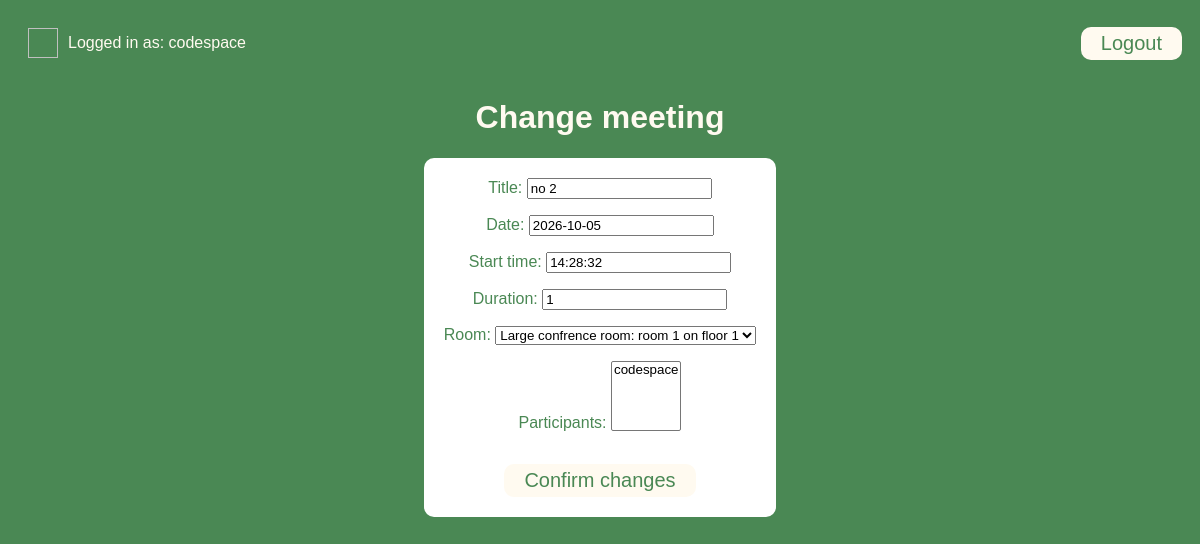
Page /meetings/edit/2 (signed in) on the earlier database version.
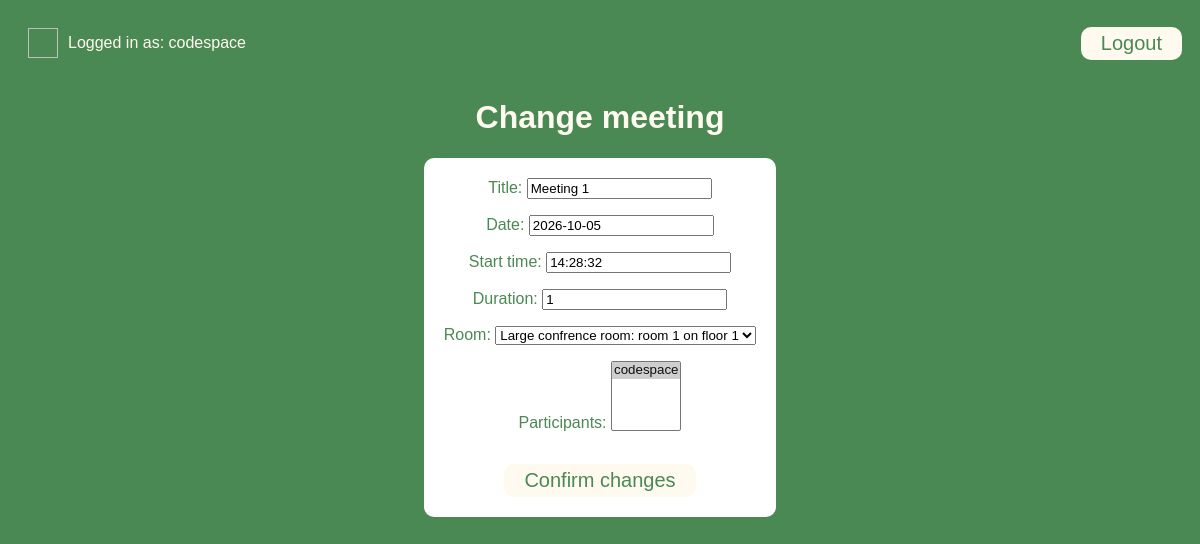
Same page on the later database version.
### meetings/models.py (models this page shows, shortened)
class Meeting(models.Model):
    title = models.CharField(max_length=200)
    date = models.DateField()
    start_time = models.TimeField(default=time(9))
    duration = models.IntegerField(default=1)
    room = models.ForeignKey(Room, on_delete=models.CASCADE)
    participants = models.ManyToManyField(get_user_model())#incase db changes we call this insted

### meetings/views.py (the view)
# urls.py: path('edit/<int:id>', views.edit, name='edit'),
@login_required
def edit(request, id):
    meeting = get_object_or_404(Meeting, pk=id)
    if request.method == "POST":
        form = MeetingForm(request.POST, instance=meeting)
        if form.is_valid():
            form.save()
            return redirect("detail", id)
    else:
        form = MeetingForm(instance=meeting)
    return render(request, "meetings/edit.html", {"form" : form})

### meetings/models.py (called while the page is built)
    def __str__(self):
        return f"{self.name}: room  {self.room_number} on floor {self.floor}"

### templates/meetings/edit.html (shortened to what this page needs)
{% extends "base.html" %}
{% block content%}
<h1>Change meeting</h1>
<form method="post" class='form'>
    <table>
        {{form}}
    </table>
    <button type="submit">Confirm changes</button>
</form>
{%endblock%}

Differences in the rows shown:
changed Meeting "Large confrence room: room 1 on floor 1": title "no 2" → "Meeting 1"
Other differences:
form field participants: "codespace" → "codespace ☑"
